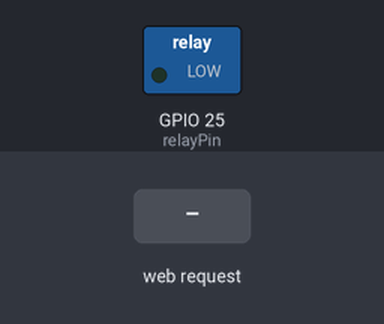
The sketch below on a simulated ESP32. On the bench: switched loads named in the sketch (green lamp = pin HIGH). The test bench sets the inputs (shaded band). WiFi joins after 1.5 s; servers stay silent unless stated; what the sketch prints to the serial monitor is not drawn.

Above: at 2.7 s.
2.8 s: HTTP request GET /relay/on received
At 3.1 s:
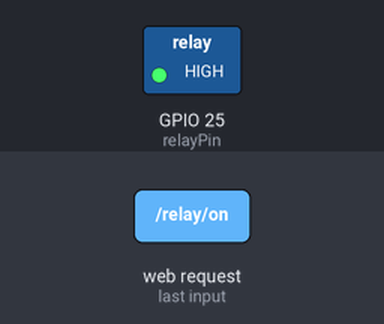
4.3 s: HTTP request GET /relay/off received
At 5.4 s:
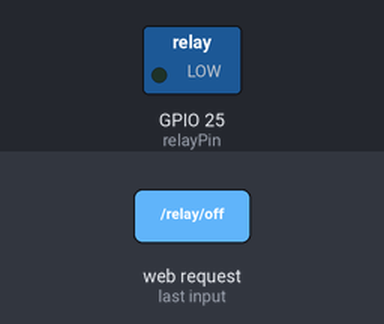
Timing chart, 0 to 7.3 s (numbered marks = the images above; inputs shaded):
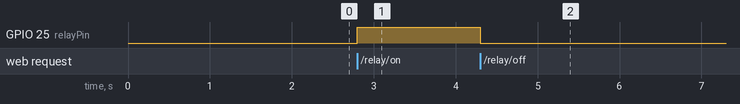

The sketch:

module_vuon.ino
```cpp
#include <WiFi.h>
#include <WiFiClient.h>
#include <WebServer.h>
#include <ESPmDNS.h>

const char *ssid = "ESP32";
const char *password = "0907923187a";

WebServer server(80);

// Chân analog đọc từ cảm biến độ ẩm đất
const int soilMoisturePin = 39;  // Sử dụng chân ADC

void handleRoot() {
  char msg[2000];
  snprintf(msg, 2000,
           "<html>\
  <head>\
    <meta http-equiv='refresh' content='4'/>\
    <meta name='viewport' content='width=device-width, initial-scale=1'>\
    <link rel='stylesheet' href='https://use.fontawesome.com/releases/v5.7.2/css/all.css'\
     integrity='sha384-fnmOCqbTlWIlj8LyTjo7mOUStjsKC4pOpQbqyi7RrhN7udi9RwhKkMHpvLbHG9Sr' crossorigin='anonymous'>\
    <title>Garden</title>\
    <style>\
    html { font-family: Arial; display: inline-block; margin: 0px auto; text-align: center;}\
    h2 { font-size: 3.0rem; }\
    p { font-size: 3.0rem; }\
    .units { font-size: 1.2rem; }\
    .moisture-labels{ font-size: 1.5rem; vertical-align:middle; padding-bottom: 15px;}\
    button {font-size: 1.5rem; padding: 10px; margin: 10px;}\
    </style>\
    <script>\
      function controlRelay(state) {\
        var xhr = new XMLHttpRequest();\
        xhr.open('GET', '/' + state, true);\
        xhr.send();\
      }\
    </script>\
  </head>\
  <body>\
      <h2>Garden!</h2>\
      <p>\
        <i class='fas fa-seedling' style='color:#32a852;'></i>\
        <span class='moisture-labels'>Soil Moisture</span>\
        <span>%.2f</span>\
        <sup class='units'>%%</sup>\
      </p>\
      <p><button onclick=\"controlRelay('relay/on')\">ON</button> Turn on the pump</p>\
      <p><button onclick=\"controlRelay('relay/off')\">OFF</button> Turn off the pump</p>\
  </body>\
</html>",
           readSoilMoisture()
          );
  server.send(200, "text/html", msg);
}

const int relayPin = 25;

void setup() {
  Serial.begin(9600);
  pinMode(relayPin, OUTPUT);
  digitalWrite(relayPin, LOW);

  WiFi.mode(WIFI_STA);
  WiFi.begin(ssid, password);
  Serial.println("");

  while (WiFi.status() != WL_CONNECTED) {
    delay(500);
    Serial.print(".");
  }
  Serial.println("");
  Serial.print("Connected to ");
  Serial.println(ssid);
  Serial.print("IP address: ");
  Serial.println(WiFi.localIP());

  if (MDNS.begin("esp32")) {
    Serial.println("MDNS responder started");
  }
  server.on("/", handleRoot);

  server.begin();
  Serial.println("HTTP server started");

  server.on("/relay/on", [](){
    digitalWrite(relayPin, HIGH);
    server.send(200, "text/plain", "Relay ON");
  });

  server.on("/relay/off", [](){
    digitalWrite(relayPin, LOW);
    server.send(200, "text/plain", "Relay OFF");
  });
}

void loop() {
  server.handleClient();
  delay(2);  // Đọc cảm biến mỗi 2 giây
}

float readSoilMoisture() {
  // Đọc giá trị từ cảm biến độ ẩm đất (0-4095)
  int sensorValue = analogRead(soilMoisturePin);

  // Chuyển đổi giá trị sang phần trăm độ ẩm (giả định khoảng 0-100%)
  float moisturePercent = map(sensorValue, 0, 4095, 0, 100);

  Serial.print("Soil moisture: ");
  Serial.print(moisturePercent);
  Serial.println(" %");

  return moisturePercent;
}
```

Measured:
- after the input at 2.8 s, GPIO 25 (relayPin): LOW → HIGH at once
- after the input at 4.3 s, GPIO 25 (relayPin): HIGH → LOW at once
